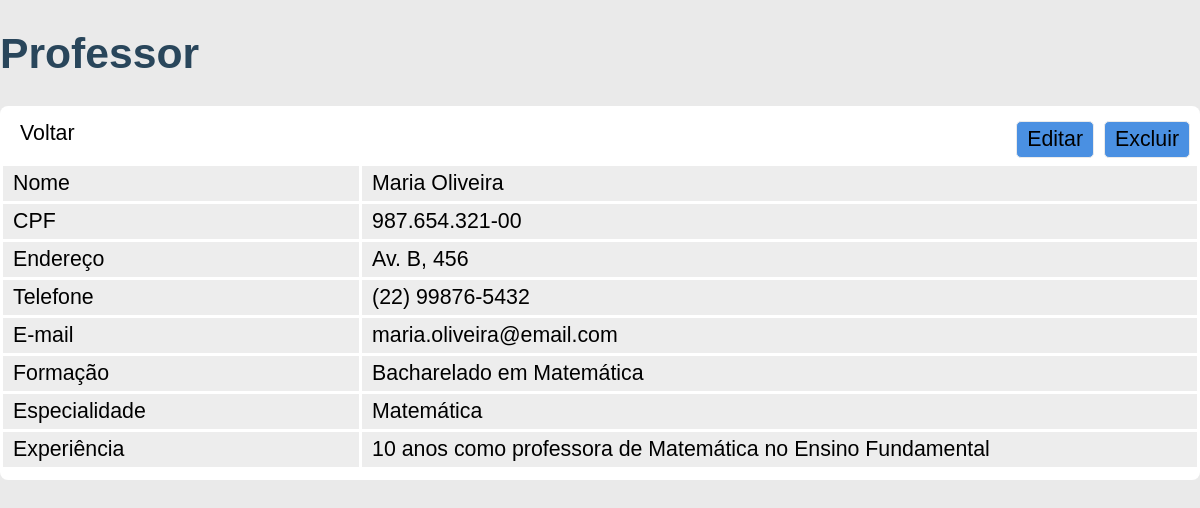
Screenshot of /professor.php?id=2 with the database file from the repository.
### tables this page shows
CREATE TABLE professores (
    id INT UNSIGNED AUTO_INCREMENT,
    nome VARCHAR(120) NOT NULL,
    cpf VARCHAR(14),
    endereco VARCHAR(120),
    telefone VARCHAR(100),
    email VARCHAR(100),
    formacao VARCHAR(50),
    especialidade VARCHAR(30),
    experiencia VARCHAR(512),
    PRIMARY KEY (id)
);

### professor.php (the view, shortened to what this page needs)
<?php
require_once('db.php');
$sql = "SELECT * FROM professores WHERE id = $_GET[id]";
$query = $conn->query($sql);
$professor = $query->fetch_assoc();
?>
<!DOCTYPE html>
<html lang="pt-BR">
<head>
    <link rel="stylesheet" href="css/styles.css">
    <link rel="stylesheet" href="css/professor.css">
</head>
<body>
    <main>
        <h1>Professor</h1>
        <div class="container">
            <div class="menu">
                <div class="menu-esquerda">
                    <a href="/">Voltar</a>
                </div>
                <div class="menu-direita">
                    <a class="destacar" href="/editar.php?id=<?php echo $professor['id']; ?>">Editar</a>
                    <form method="post" action="excluir.php" onsubmit="confirmarExclusao(event)">
                        <button class="destacar">Excluir</button>
                    </form>
                </div>
            </div>
            <div class="dados">
                <table>
                    <colgroup>
                        <col span="1" />
                        <col span="1" />
                    </colgroup>
                    <tr>
                        <td>Nome</td>
                        <td><?php echo $professor['nome'] ?></td>
                    </tr>
                    <tr>
                        <td>CPF</td>
                        <td><?php echo $professor['cpf'] ?></td>
                    </tr>
                    <tr>
                        <td>Endereço</td>
                        <td><?php echo $professor['endereco'] ?></td>
                    </tr>
                    <tr>
                        <td>Telefone</td>
                        <td><?php echo $professor['telefone'] ?></td>
                    </tr>
                    <tr>
                        <td>E-mail</td>
                        <td><?php echo $professor['email'] ?></td>
                    </tr>
                    <tr>
                        <td>Formação</td>
                        <td><?php echo $professor['formacao'] ?></td>
                    </tr>
                    <tr>
                        <td>Especialidade</td>
                        <td><?php echo $professor['especialidade'] ?></td>
                    </tr>
                    <tr>
                        <td>Experiência</td>
                        <td><?php echo $professor['experiencia'] ?></td>
                    </tr>
                </table>
            </div>
        </div>
    </main>
</body>
</html>

### css/styles.css (style rules this page uses)
* { box-sizing: border-box; }
body { background-color: #eaeaea; font: 16pt Arial; color: #000000; margin: 0px; }
h1 { color: #29465b; }
main { width: 1200px; margin: 0 auto; }
a { text-decoration: none; color: inherit; }
.container { background-color: white; width: 100%; padding: 10px 0; border-radius: 8px; }
.menu { display: flex; flex-direction: row; justify-content: space-between; padding: 5px 10px; }
.menu a, .menu span, .menu button { padding: 5px 10px; font: inherit; color: inherit; }
.menu .destacar { display: inline-block; border-radius: 5px; background-color: #4a90e2; border: 1px solid #eaeaea; color: #000000; cursor: pointer; }
.menu .menu-direita { display: flex; align-items: center; gap: 10px; }

### css/professor.css (style rules this page uses)
.dados { display: block; width: 100%; }
.dados table { width: 100%; margin: 0 auto; border-collapse: collapse; }
.dados table col:nth-child(1) { width: 30%; }
.dados table col:nth-child(2) { width: 70%; }
.dados table tr { background-color: #ededed; width: 100%; margin: 0 auto; }
.dados table td { border: 3px solid white; padding: 5px 10px; }

### rows the page displays
professores: nome "Maria Oliveira", cpf "987.654.321-00", endereco "Av. B, 456", telefone "(22) 99876-5432", email "maria.oliveira@email.com", formacao "Bacharelado em Matemática", especialidade "Matemática", experiencia "10 anos como professora de Matemática no Ensino Fundamental"
